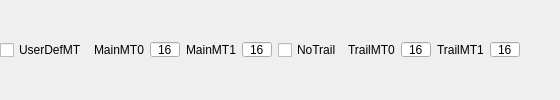
                  <widget class="QStackedWidget" name="wgtExtOpt_row3">
                   <property name="currentIndex">
                    <number>0</number>
                   </property>
                   <widget class="QWidget" name="pageGeneral_3">
                    <layout class="QHBoxLayout" name="horizontalLayout_20">
                     <property name="leftMargin">
                      <number>0</number>
                     </property>
                     <property name="topMargin">
                      <number>0</number>
                     </property>
                     <property name="rightMargin">
                      <number>0</number>
                     </property>
                     <property name="bottomMargin">
                      <number>0</number>
                     </property>
                     <item>
                      <widget class="QCheckBox" name="chBoxUserDefMT">
                       <property name="toolTip">
                        <string>&lt;html&gt;&lt;head/&gt;&lt;body&gt;&lt;p&gt;Keyword: UserDefMT&lt;/p&gt;&lt;p&gt;Enable User Defined Tile Size definition.&lt;/p&gt;&lt;p&gt;MIMS will bypass its optimization process and explore for best solutions based on tile definitions defined by the user.&lt;/p&gt;&lt;/body&gt;&lt;/html&gt;</string>
                       </property>
                       <property name="text">
                        <string>UserDefMT</string>
                       </property>
                      </widget>
                     </item>
                     <item>
                      <widget class="QLabel" name="label_21">
                       <property name="toolTip">
                        <string>&lt;html&gt;&lt;head/&gt;&lt;body&gt;&lt;p&gt;Keyword: MainMT0&lt;/p&gt;&lt;p&gt;Main Kernel - Tile Dimension 0 (MT0)&lt;/p&gt;&lt;p&gt;Requires UserDefMT enabled.&lt;/p&gt;&lt;p&gt;Main Kernel MT1 should also be defined.&lt;/p&gt;&lt;p&gt;If UserDefMT enabled and Main Kernel MT0 and Main Kernel MT1 set to 0, MIMS chooses the tile sizes for Main Kernel.&lt;/p&gt;&lt;/body&gt;&lt;/html&gt;</string>
                       </property>
                       <property name="text">
                        <string>MainMT0</string>
                       </property>
                      </widget>
                     </item>
                     <item>
                      <widget class="QLineEdit" name="txtMainMT0">
                       <property name="sizePolicy">
                        <sizepolicy hsizetype="Maximum" vsizetype="Fixed">
                         <horstretch>0</horstretch>
                         <verstretch>0</verstretch>
                        </sizepolicy>
                       </property>
                       <property name="maximumSize">
                        <size>
                         <width>30</width>
                         <height>15</height>
                        </size>
                       </property>
                       <property name="toolTip">
                        <string>&lt;html&gt;&lt;head/&gt;&lt;body&gt;&lt;p&gt;Keyword: mainMT0&lt;/p&gt;&lt;p&gt;Main Kernel - Tile Dimension 0 (MT0)&lt;/p&gt;&lt;p&gt;Requires UserDefMT enabled.&lt;/p&gt;&lt;p&gt;Main Kernel MT1 should also be defined.&lt;/p&gt;&lt;p&gt;If UserDefMT enabled and Main Kernel MT0 and Main Kernel MT1 set to 0, MIMS chooses the tile sizes for Main Kernel.&lt;/p&gt;&lt;/body&gt;&lt;/html&gt;</string>
                       </property>
                       <property name="accessibleDescription">
                        <string extracomment="Tile dimension 0 (MT0)">Main Kernel - Tile dimension 0 (MT0)</string>
                       </property>
                       <property name="text">
                        <string>16</string>
                       </property>
                       <property name="alignment">
                        <set>Qt::AlignCenter</set>
                       </property>
                      </widget>
                     </item>
                     <item>
                      <widget class="QLabel" name="label_22">
                       <property name="toolTip">
                        <string>&lt;html&gt;&lt;head/&gt;&lt;body&gt;&lt;p&gt;Keyword: MainMT1&lt;/p&gt;&lt;p&gt;Main Kernel - Tile Dimension 1 (MT1). &lt;/p&gt;&lt;p&gt;Requires UserDefMT enabled.&lt;/p&gt;&lt;p&gt;Main Kernel MT0 should also be defined.&lt;/p&gt;&lt;p&gt;If UserDefMT enabled and Main Kernel MT0 and Main Kernel MT1 set to 0, MIMS chooses the tile sizes for Main Kernel.&lt;/p&gt;&lt;/body&gt;&lt;/html&gt;</string>
                       </property>
                       <property name="text">
                        <string>MainMT1</string>
                       </property>
                      </widget>
                     </item>
                     <item>
                      <widget class="QLineEdit" name="txtMainMT1">
                       <property name="sizePolicy">
                        <sizepolicy hsizetype="Preferred" vsizetype="Fixed">
                         <horstretch>0</horstretch>
                         <verstretch>0</verstretch>
                        </sizepolicy>
                       </property>
                       <property name="maximumSize">
                        <size>
                         <width>30</width>
                         <height>15</height>
                        </size>
                       </property>
                       <property name="toolTip">
                        <string>&lt;html&gt;&lt;head/&gt;&lt;body&gt;&lt;p&gt;Keyword: MainMT1&lt;/p&gt;&lt;p&gt;Main Kernel - Tile Dimension 1 (MT1). &lt;/p&gt;&lt;p&gt;Requires UserDefMT enabled.&lt;/p&gt;&lt;p&gt;Main Kernel MT0 should also be defined.&lt;/p&gt;&lt;p&gt;If UserDefMT enabled and Main Kernel MT0 and Main Kernel MT1 set to 0, MIMS chooses the tile sizes for Main Kernel.&lt;/p&gt;&lt;/body&gt;&lt;/html&gt;</string>
                       </property>
                       <property name="accessibleDescription">
                        <string extracomment="Tile Dimension 1 (MT1)">Main Kernel - Tile Dimension 1 (MT1)</string>
                       </property>
                       <property name="text">
                        <string>16</string>
                       </property>
                       <property name="alignment">
                        <set>Qt::AlignCenter</set>
                       </property>
                      </widget>
                     </item>
                     <item>
                      <widget class="QCheckBox" name="chBoxNoTrail">
                       <property name="toolTip">
                        <string>&lt;html&gt;&lt;head/&gt;&lt;body&gt;&lt;p&gt;Keyword: NoTrail&lt;/p&gt;&lt;p&gt;Disables Trail Kernel completely.&lt;/p&gt;&lt;p&gt;MIMS will search for best solution with only Main Kernel.&lt;/p&gt;&lt;/body&gt;&lt;/html&gt;</string>
                       </property>
                       <property name="text">
                        <string>NoTrail</string>
                       </property>
                      </widget>
                     </item>
                     <item>
                      <widget class="QLabel" name="label_23">
                       <property name="toolTip">
                        <string>&lt;html&gt;&lt;head/&gt;&lt;body&gt;&lt;p&gt;Keyword: TrailMT0&lt;/p&gt;&lt;p&gt;Trail Kernel - Tile Dimension 0 (MT0)&lt;/p&gt;&lt;p&gt;Requires noTrail disabled. &lt;/p&gt;&lt;p&gt;Requires UserDefMT enabled. &lt;/p&gt;&lt;p&gt;Trail Kernel MT1 should also be defined. &lt;/p&gt;&lt;p&gt;If UserDefMT enabled and Trail Kernel MT0 and Trail Kernel MT1 set to 0, MIMS chooses the tile sizes for Trail Kernel.&lt;/p&gt;&lt;p&gt;&lt;br/&gt;&lt;/p&gt;&lt;/body&gt;&lt;/html&gt;</string>
                       </property>
                       <property name="text">
                        <string>TrailMT0</string>
                       </property>
                      </widget>
                     </item>
                     <item>
                      <widget class="QLineEdit" name="txtTrailMT0">
                       <property name="sizePolicy">
                        <sizepolicy hsizetype="Preferred" vsizetype="Fixed">
                         <horstretch>0</horstretch>
                         <verstretch>0</verstretch>
                        </sizepolicy>
                       </property>
                       <property name="maximumSize">
                        <size>
                         <width>30</width>
                         <height>15</height>
                        </size>
                       </property>
                       <property name="toolTip">
                        <string>&lt;html&gt;&lt;head/&gt;&lt;body&gt;&lt;p&gt;Keyword: TrailMT0&lt;/p&gt;&lt;p&gt;Trail Kernel - Tile Dimension 0 (MT0)&lt;/p&gt;&lt;p&gt;Requires noTrail disabled. &lt;/p&gt;&lt;p&gt;Requires UserDefMT enabled. &lt;/p&gt;&lt;p&gt;Trail Kernel MT1 should also be defined. &lt;/p&gt;&lt;p&gt;If UserDefMT enabled and Trail Kernel MT0 and Trail Kernel MT1 set to 0, MIMS chooses the tile sizes for Trail Kernel.&lt;/p&gt;&lt;p&gt;&lt;br/&gt;&lt;/p&gt;&lt;/body&gt;&lt;/html&gt;</string>
                       </property>
                       <property name="accessibleDescription">
                        <string> Trail Kernel - Tile dimension 0 (MT0)</string>
                       </property>
                       <property name="text">
                        <string>16</string>
                       </property>
                       <property name="alignment">
                        <set>Qt::AlignCenter</set>
                       </property>
                      </widget>
                     </item>
                     <item>
                      <widget class="QLabel" name="label_24">
                       <property name="toolTip">
                        <string>&lt;html&gt;&lt;head/&gt;&lt;body&gt;&lt;p&gt;Keyword: TrailMT1&lt;/p&gt;&lt;p&gt;Trail Kernel - Tile Dimension 1 (MT1)&lt;/p&gt;&lt;p&gt;Requires noTrail disabled. &lt;/p&gt;&lt;p&gt;Requires UserDefMT enabled. &lt;/p&gt;&lt;p&gt;Trail Kernel MT0 should also be defined. &lt;/p&gt;&lt;p&gt;If UserDefMT enabled and Trail Kernel MT0 and Trail Kernel MT1 set to 0, MIMS chooses the tile sizes for Trail Kernel.&lt;/p&gt;&lt;/body&gt;&lt;/html&gt;</string>
                       </property>
                       <property name="text">
                        <string>TrailMT1</string>
                       </property>
                      </widget>
                     </item>
                     <item>
                      <widget class="QLineEdit" name="txtTrailMT1">
                       <property name="sizePolicy">
                        <sizepolicy hsizetype="Preferred" vsizetype="Fixed">
                         <horstretch>0</horstretch>
                         <verstretch>0</verstretch>
                        </sizepolicy>
                       </property>
                       <property name="maximumSize">
                        <size>
                         <width>30</width>
                         <height>15</height>
                        </size>
                       </property>
                       <property name="toolTip">
                        <string>&lt;html&gt;&lt;head/&gt;&lt;body&gt;&lt;p&gt;Keyword: TrailMT1&lt;/p&gt;&lt;p&gt;Trail Kernel - Tile Dimension 1 (MT1)&lt;/p&gt;&lt;p&gt;Requires noTrail disabled. &lt;/p&gt;&lt;p&gt;Requires UserDefMT enabled. &lt;/p&gt;&lt;p&gt;Trail Kernel MT0 should also be defined. &lt;/p&gt;&lt;p&gt;If UserDefMT enabled and Trail Kernel MT0 and Trail Kernel MT1 set to 0, MIMS chooses the tile sizes for Trail Kernel.&lt;/p&gt;&lt;/body&gt;&lt;/html&gt;</string>
                       </property>
                       <property name="accessibleDescription">
                        <string> Trail Kernel - Tile dimension 1 (MT1)</string>
                       </property>
                       <property name="text">
                        <string>16</string>
                       </property>
                       <property name="alignment">
                        <set>Qt::AlignCenter</set>
                       </property>
                      </widget>
                     </item>
                     <item>
                      <spacer name="horizontalSpacer_12">
                       <property name="orientation">
                        <enum>Qt::Horizontal</enum>
                       </property>
                       <property name="sizeHint" stdset="0">
                        <size>
                         <width>40</width>
                         <height>20</height>
                        </size>
                       </property>
                      </spacer>
                     </item>
                    </layout>
                   </widget>
                   <widget class="QWidget" name="pageRL_3"/>
                   <widget class="QWidget" name="pageMGPU_3"/>
                  </widget>
